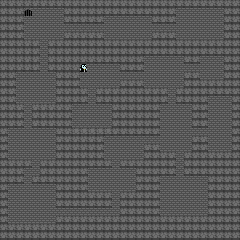

A 2D game scene composited from a Tiled map and its tileset images. What follows is a short description and the map's XML, with each tile layer's data collapsed to a summary:
An orthogonal 30x30 tile map with 8x8 px tiles, 2 tile layers (Layer 1, New Layer).

<map version="1.0" orientation="orthogonal" width="30" height="30" tilewidth="8" tileheight="8">
 <tileset firstgid="1" name="tile-wall" tilewidth="8" tileheight="8">
  <image source="../image_works/tile-wall/tile-wall.png" width="128" height="128" />
 </tileset>
 <layer name="Layer 1" width="30" height="30">
  <data>[900 cells, 900 non-empty, 1 distinct tile ids]</data>
 </layer>
 <layer name="New Layer" width="30" height="30">
  <data>[900 cells, 553 non-empty, 4 distinct tile ids]</data>
 </layer>
</map>